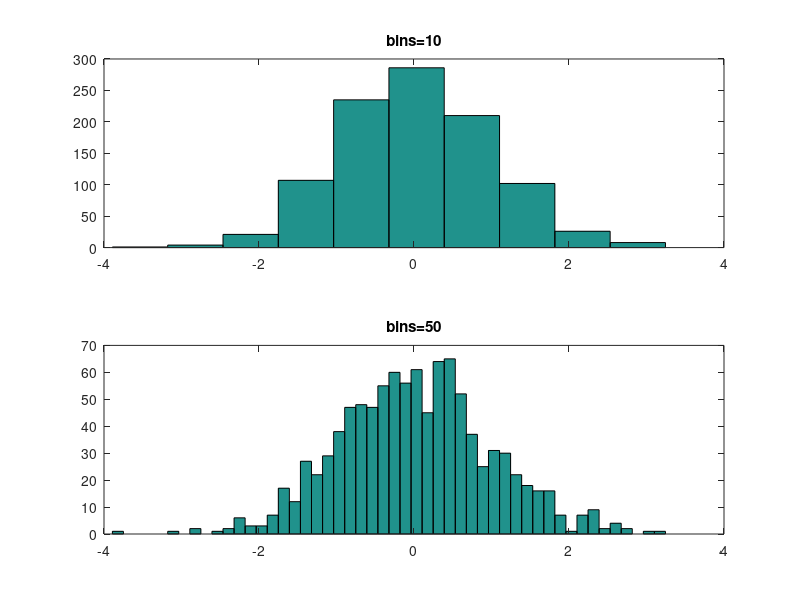

Write MATLAB code to recreate this figure.
y=randn(1,1000);
subplot(2,1,1);
hist(y,10);% divide this histogram to 10 pieces
title("bins=10");
subplot(2,1,2);
hist(y,50);% divide this histogram to 50 pieces
title("bins=50");